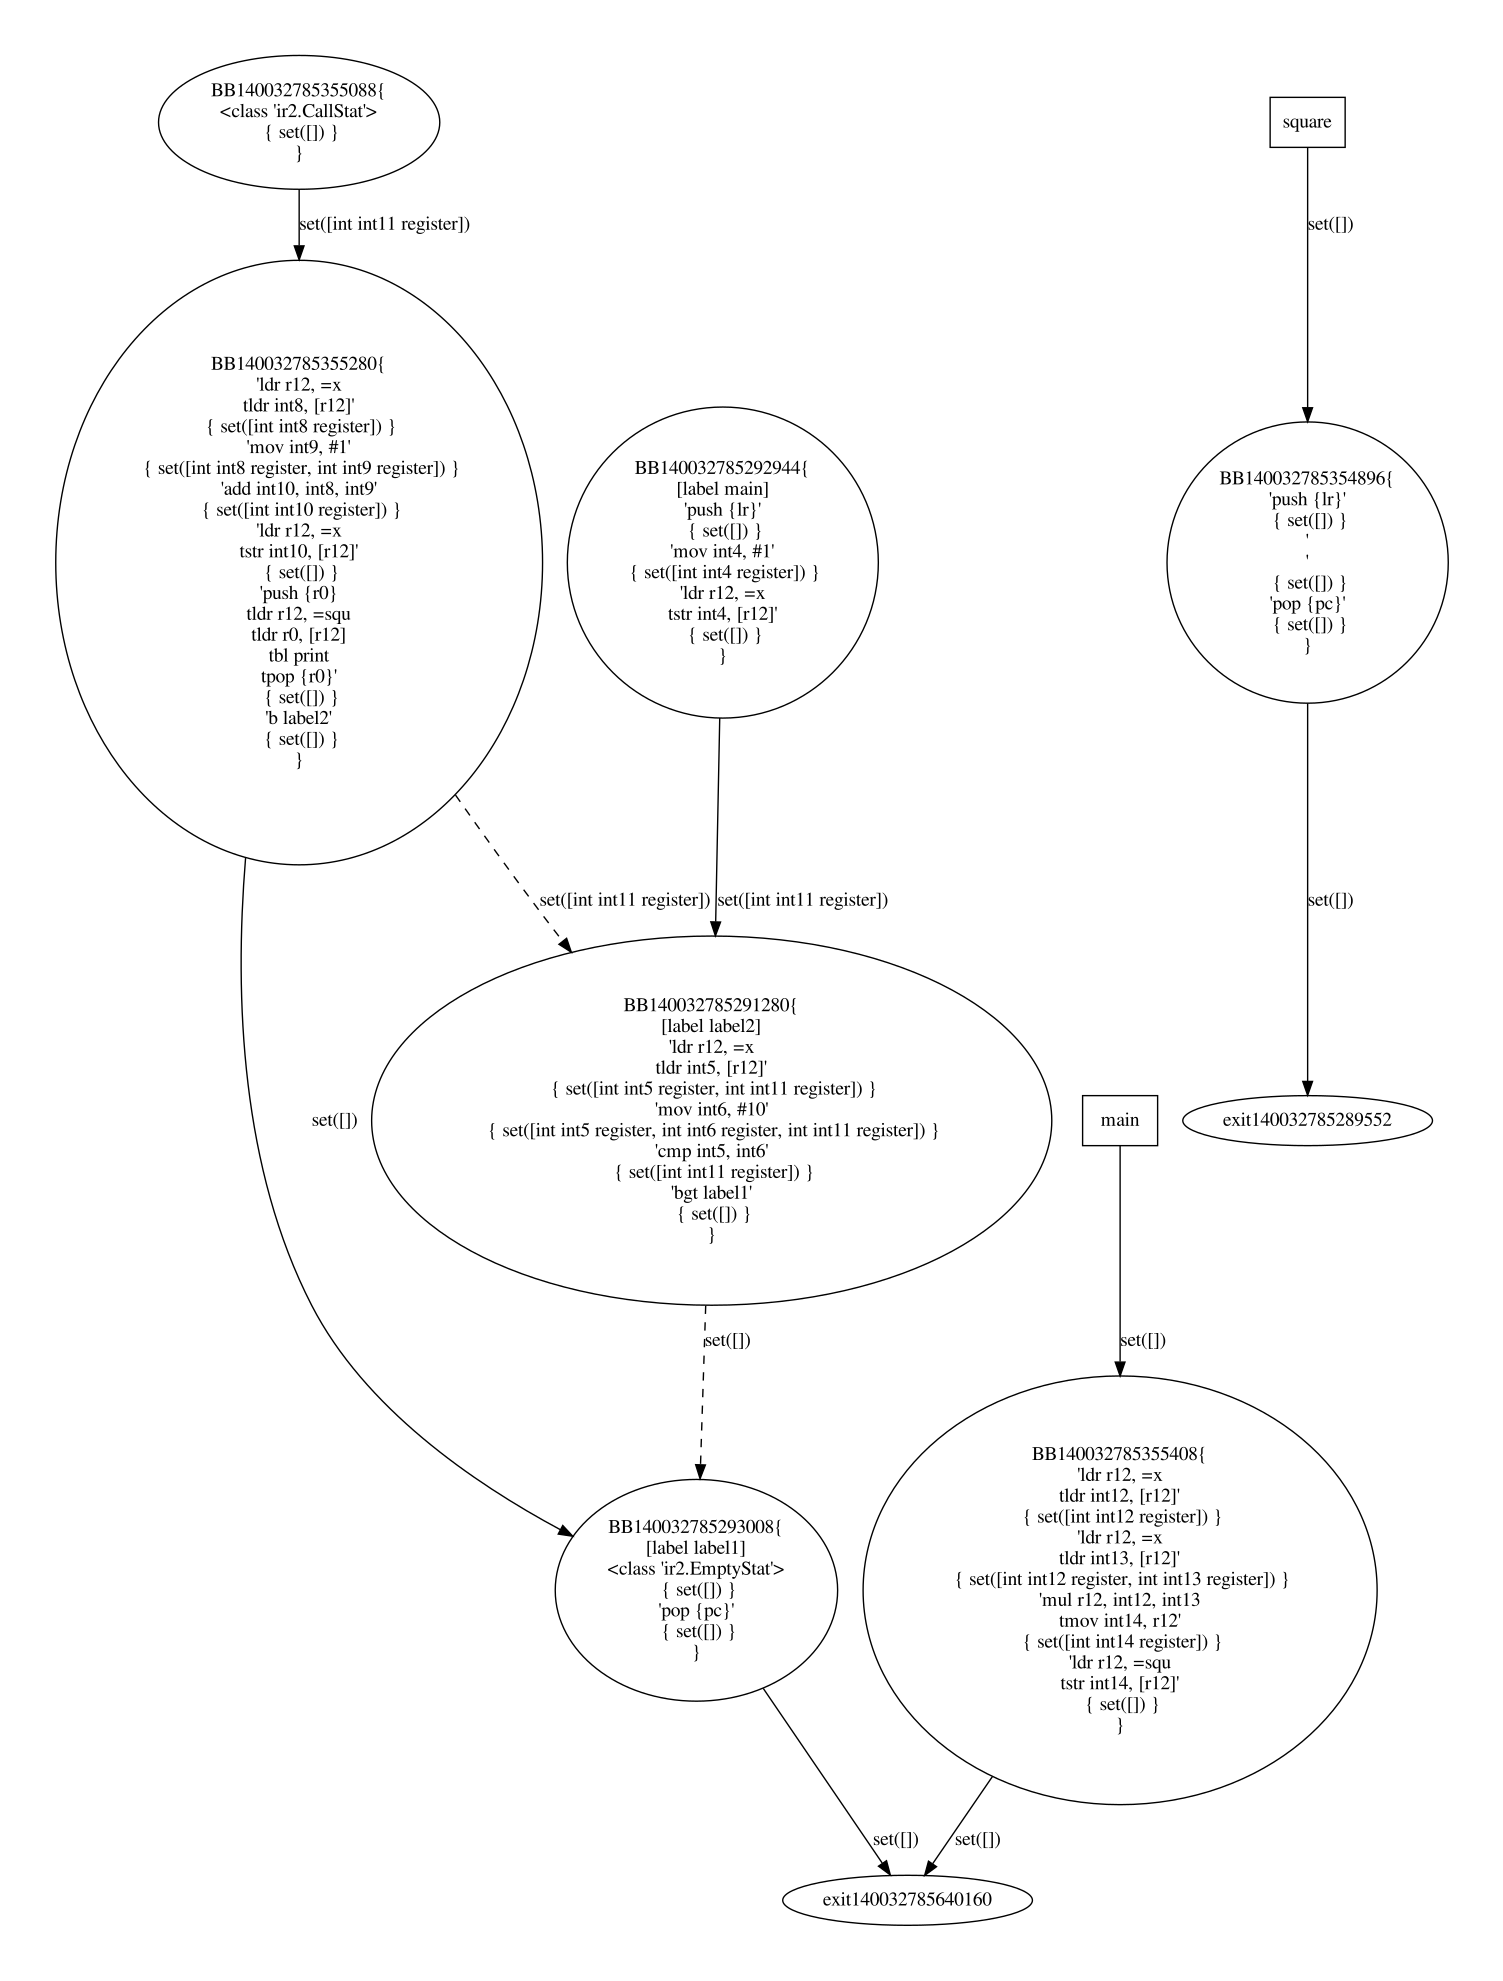

Write Python code to recreate this figure.
#!/usr/bin/python

__doc__ = """Control Flow Graph implementation
Includes cfg construction and liveness analysis."""

import logging
from functools import reduce

from support import get_node_list, get_symbol_tables


class BasicBlock(object):
    def __init__(self, next=None, instrs=None, labels=None):
        """Structure:
        Zero, one (next) or two (next, target_bb) successors
        Keeps information on labels
        """
        self.next = next
        if instrs:
            self.instrs = instrs
        else:
            self.instrs = []

        try:
            self.target = self.instrs[-1].target
        except Exception:
            self.target = None

        if labels:
            self.labels = labels
        else:
            self.labels = []
        self.target_bb = None

        self.live_in = set([])
        self.live_out = set([])
        self.kill = set([])  # assigned
        self.gen = set([])  # use before assign
        for i in instrs:
            uses = set(i.collect_uses()) - {None}
            uses.difference_update(self.kill)
            self.gen.update(uses)
            try:
                self.kill.add(i.dest)
            except Exception:
                pass

        # Total number of registers needed
        self.total_vars_used = len(self.gen.union(self.kill))

        live_in = [self.live_out]
        for i in reversed(self.instrs):
            try:
                kill = {i.dest}
            except Exception:
                kill = set([])
            gen = set(i.collect_uses()) - kill - {None}
            live_in.append(gen.union(live_in[-1] - kill))
        live_in.pop(-1)
        for i in self.instrs:
            i.live_out = live_in.pop(-1)

    def __repr__(self):
        """Print in graphviz dot format"""
        instrs = repr(self.labels) + "\\n" if len(self.labels) else ""
        """live_in=[self.live_out]
        for i in reversed(self.instrs) :
            try: kill=set([i.dest])
            except Exception, e: kill=set([])
            gen = set(i.collect_uses())-kill-set([None])
            live_in.append(gen.union(live_in[-1] - kill))
        live_in.pop(-1)"""
        for i in self.instrs:
            try:
                text = i.codegen()
            except ValueError:
                text = type(i)
            instrs += repr(text) + "\n { " + repr(i.live_out) + " }\n"
        res = (
            repr(id(self)) + ' [label="BB' + repr(id(self)) + "{\\n" + instrs + '}"];\n'
        )
        if self.next:
            res += (
                repr(id(self))
                + " -> "
                + repr(id(self.next))
                + ' [label="'
                + repr(self.next.live_in)
                + '"];\n'
            )
        if self.target_bb:
            res += (
                repr(id(self))
                + " -> "
                + repr(id(self.target_bb))
                + ' [style=dashed,label="'
                + repr(self.target_bb.live_in)
                + '"];\n'
            )
        if not (self.next or self.target_bb):
            res += (
                repr(id(self))
                + " -> "
                + "exit"
                + repr(id(self.getFunction()))
                + ' [label="'
                + repr(self.live_out)
                + '"];\n'
            )
        return res

    def succ(self):
        return [s for s in [self.target_bb, self.next] if s]

    def liveness_iteration(self):
        """Compute live_in and live_out approximation
        Returns: check of fixed point"""
        lin = len(self.live_in)
        lout = len(self.live_out)

        if self.next or self.target_bb:
            self.live_out = reduce(
                lambda x, y: x.union(y), [s.live_in for s in self.succ()], set([])
            )

        self.live_in = self.gen.union(self.live_out - self.kill)

        # We want to do another iteration if the sizes of live_in and live_out have changed
        return not (lin == len(self.live_in) and lout == len(self.live_out))

    def remove_useless_next(self):
        """Check if unconditional branch, in that case remove next"""
        try:
            if self.instrs[-1].is_unconditional():
                self.next = None
        except Exception:
            pass

    def getFunction(self):
        return self.instrs[0].getFunction()


def stat_list_to_bb(sl):
    """Support function for converting AST StatList to BBs"""
    from ir2 import BranchStat, CallStat

    bbs = []
    newbb = []
    labels = []
    for n in sl.children:
        try:
            label = n.getLabel()
            if label:
                if len(newbb):
                    bb = BasicBlock(None, newbb, labels)
                    newbb = []
                    if len(bbs):
                        bbs[-1].next = bb
                    bbs.append(bb)
                    labels = [label]
                else:
                    labels.append(label)
        except Exception:
            pass

        newbb.append(n)

        if isinstance(n, BranchStat) or isinstance(n, CallStat):
            bb = BasicBlock(None, newbb, labels)
            newbb = []
            if len(bbs):
                bbs[-1].next = bb
            bbs.append(bb)
            labels = []

    if len(newbb) or len(labels):
        bb = BasicBlock(None, newbb, labels)
        if len(bbs):
            bbs[-1].next = bb
        bbs.append(bb)
    return bbs


class CFG(list):
    """Control Flow Graph representation"""

    def __init__(self, root):
        super().__init__()
        from ir2 import StatList
        from st import LabelType

        stat_lists = [n for n in get_node_list(root) if isinstance(n, StatList)]
        self += sum([stat_list_to_bb(sl) for sl in stat_lists], [])
        for bb in self:
            if bb.target:
                bb.target_bb = self.find_target_bb(bb.target)
            bb.remove_useless_next()

    def heads(self):
        """Get bbs that are only reached via function call or global entry point"""
        defs = []
        for bb1 in self:
            head = True
            for bb2 in self:
                if bb2.next == bb1 or bb2.target_bb == bb1:
                    head = False
                    break
            if head:
                defs.append(bb1)
        from ir2 import FunctionDef

        res = {}
        for bb in defs:
            first = bb.instrs[0]
            parent = first.parent
            while parent and type(parent) != FunctionDef:
                parent = parent.parent
            if not parent:
                res["global"] = bb
            else:
                res[parent] = bb
        return res

    def print_cfg_to_dot(self, filename):
        """Print the CFG in graphviz dot to file"""
        f = open(filename, "w")
        f.write("digraph G {\n")
        for n in self:
            f.write(repr(n))
        h = self.heads()
        for p in h:
            bb = h[p]
            if p == "global":
                f.write("main [shape=box];\n")
                f.write(
                    "main -> " + repr(id(bb)) + ' [label="' + repr(bb.live_in) + '"];\n'
                )
            else:
                f.write(p.symbol.name + " [shape=box];\n")
                f.write(
                    p.symbol.name
                    + " -> "
                    + repr(id(bb))
                    + ' [label="'
                    + repr(bb.live_in)
                    + '"];\n'
                )
        f.write("}\n")
        f.close()

    def print_liveness(self):
        print("Liveness sets")
        for bb in self:
            print(bb)
            print("gen:", bb.gen)
            print("kill:", bb.kill)
            print("live_in:", bb.live_in)
            print("live_out:", bb.live_out)

    def find_target_bb(self, label):
        """Return the BB that contains a given label;
        Support function for creating/exploring the CFG"""
        for bb in self:
            if label in bb.labels:
                return bb
        raise Exception(repr(label) + " not found in any BB!")

    def liveness(self):
        """Standard live variable analysis"""
        out = []
        for bb in self:
            out.append(bb.liveness_iteration())
        while sum(out):
            out = []
            for bb in self:
                out.append(bb.liveness_iteration())
        return

    def reg_alloc(self, n=8):
        from itertools import permutations

        ig = []
        regs = []

        for bb in self:
            for i in bb.instrs:
                ig += permutations(i.live_out, 2)
                regs += i.live_out

        ig = set(ig)
        regs = set(regs)
        logging.debug("Registers: {}".format(regs))
        logging.debug("Interference Graph: {}".format(ig))
        registers = set(range(8))

        def getInterf(r, ig):
            return set(
                [x[1].register for x in ig if x[0] == r and x[1].register is not None]
            )

        for r in regs:
            i = getInterf(r, ig)
            available = list(registers - i)
            sorted(available)  # FIXME: useless?
            r.register = available[
                0
            ]  # TODO: add spilling to prevent an exception to occur here
